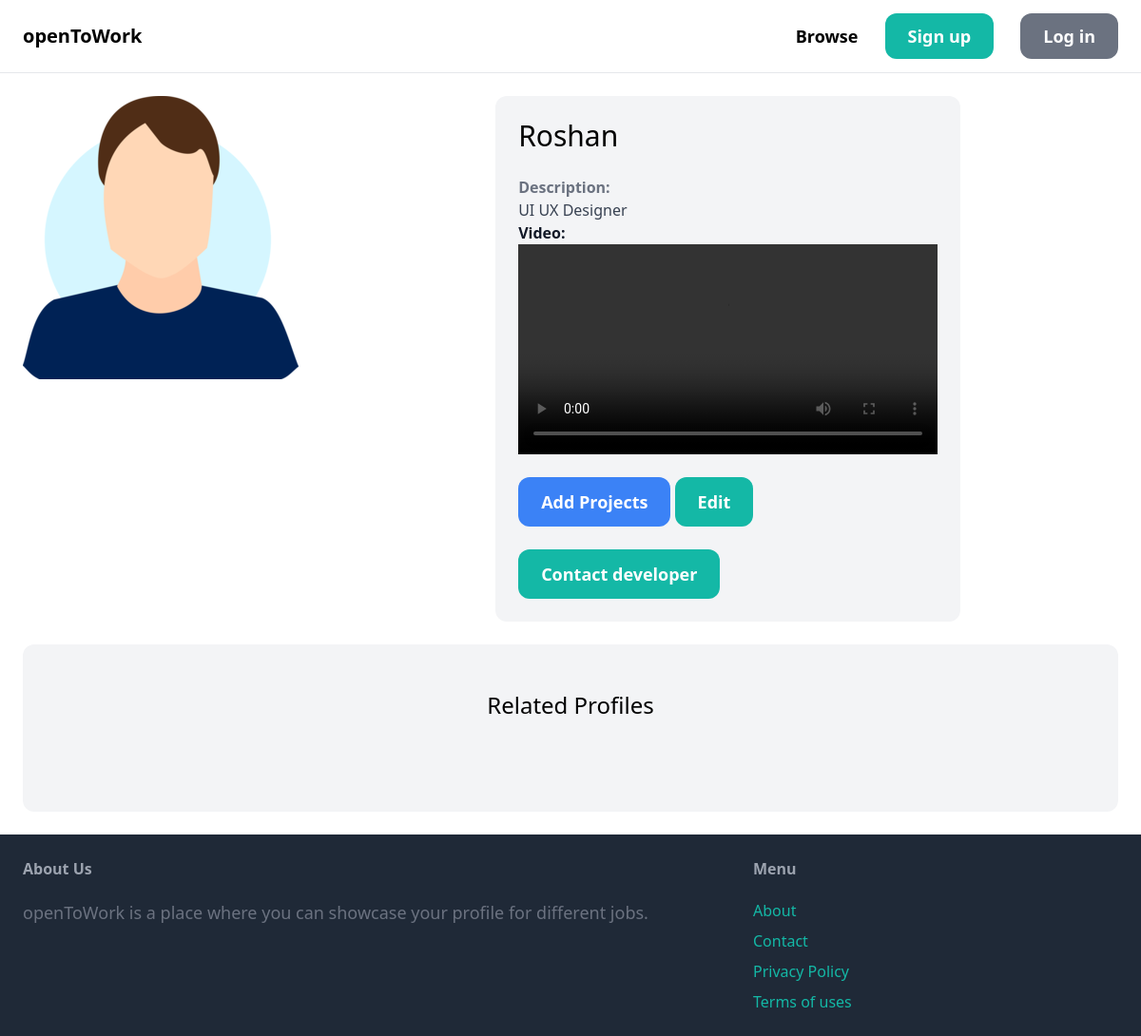
/item/2/, run on the app's committed database.
### item/models.py (models this page shows, shortened)
class Item(models.Model):
    category=models.ForeignKey(Category, related_name='items',on_delete=models.CASCADE)
    name = models.CharField(max_length=255)
    description = models.TextField(blank=True, null=True)
    is_open_for_part_time_work =models.BooleanField(default=False)
    is_open_for_full_time_work =models.BooleanField(default=False)
    is_open_for_gigs =models.BooleanField(default=False)
    is_open_for_internships =models.BooleanField(default=False)
    image=models.ImageField(upload_to='item_images',blank=True, null=True)
    video = models.FileField(upload_to='item_videos', blank=True, null=True)

### item/views.py (the view)
# urls.py: path('<int:pk>/' , views.detail , name='detail'),
def detail(request,pk):
    item = get_object_or_404(Item ,pk=pk)
    related_items = Item.objects.filter(category=item.category).exclude(pk=pk)[0:3]
    return render(request,'item/detail.html',{
        'item':item ,
        'related_items' :related_items
        })

### item/templates/item/detail.html (shortened to what this page needs)
{% extends 'core/base.html' %}
{% block content %}
<div class="grid grid-cols-7 gap-2">
    <div class="col-span-3">
        <img src="{{ item.image.url }}" class = "rounded-xl">
    </div>
    <div class="col-span-3 p-6 bg-gray-100 rounded-xl">
        <h1 class=" mb-6 text-3xl ">{{item.name}}</h1>
        {% if item.description %}
            <p class="text-gray-700">
                <strong class="text-gray-500">Description: </strong><br>
                {{item.description}}
            </p>
        {% endif %}
        {% if item.video %}
        <p class="text-gray-900"><strong>Video: </strong><br>
            <video controls width="100%">
                <source src="{{ item.video.url }}" type="video/mp4">
            </video>
        </p>
    {% endif %}
    <a href="{% url 'item:edit_project' item.id %}" class="inline-block mt-6 px-6 py-3 text-lg font-semibold bg-blue-500 text-white rounded-xl hover:bg-teal-700">Add Projects</a>
        <a href="{% url 'item:edit' item.id %}" class="inline-block mt-6 px-6 py-3 text-lg font-semibold bg-teal-500 text-white rounded-xl">Edit</a>
        <a href="#" class="inline-block mt-6 px-6 py-3 text-lg font-semibold bg-teal-500 text-white rounded-xl hover:bg-teal-700">Contact developer </a>
    </div>
</div>
<div class="mt-6 px-6 py-12 bg-gray-100 rounded-xl">
    <h2 class="mb-12 text-2xl text-center">Related Profiles</h2>
</div>
{% endblock %}

### data on the page
Item: image (picture), name "Roshan", description "UI UX Designer"
